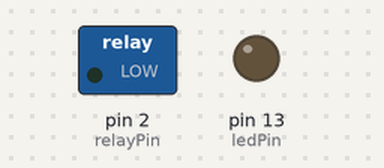
The sketch below on a simulated Arduino Uno, built with avr-gcc and run on an emulated ATmega328P. Shown: switched loads named in the sketch (green lamp = pin HIGH), output pins drawn as LEDs (lit = HIGH).

Above: at 1.0 s.
At 3.0 s:
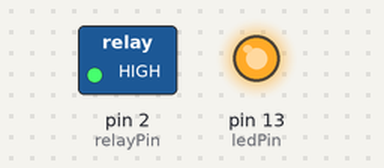
Timing chart, 0 to 5.2 s (numbered marks = the images above):
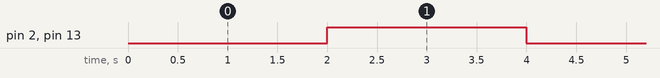

The sketch:

relay_on_off.ino
```cpp
int ledPin = 13;                 // LED connected to digital pin 13
int relayPin = 2;
boolean relayOn = true;

void setup() {
  pinMode(ledPin,OUTPUT);
  pinMode(relayPin,OUTPUT);
}

void loop() {
  if( relayOn )
  {
    relayOn = false;
    digitalWrite(ledPin, LOW);    // sets the LED off
    digitalWrite(relayPin, LOW);
  }
  else
  {
    relayOn = true;
    digitalWrite(ledPin, HIGH);   // sets the LED on
    digitalWrite(relayPin, HIGH);
  }


  delay( 2000 );
}
```

Measured:
- by itself, pin 2 (relayPin), pin 13 (ledPin): alternates HIGH for 2.0 s and LOW for 2.0 s
